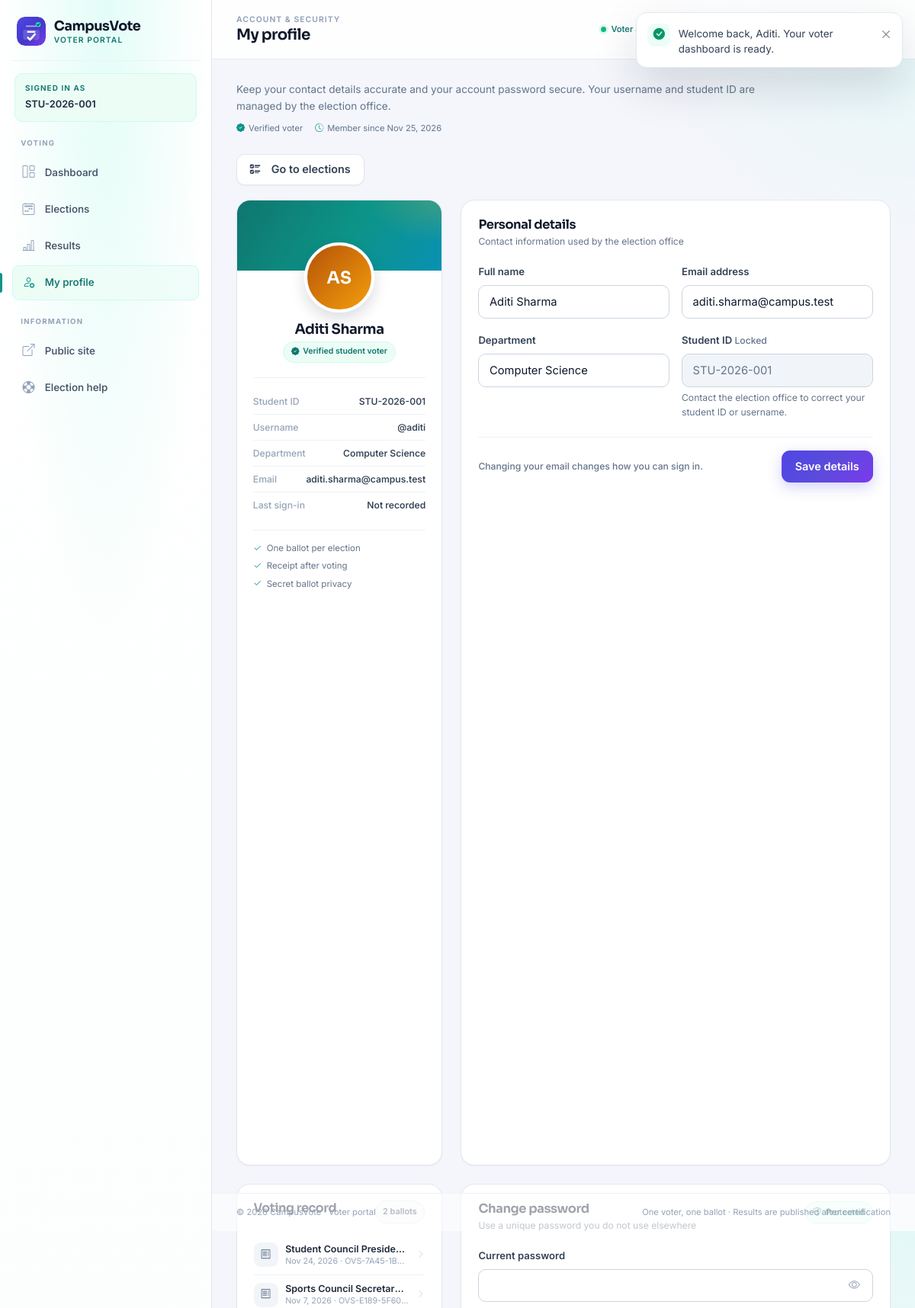
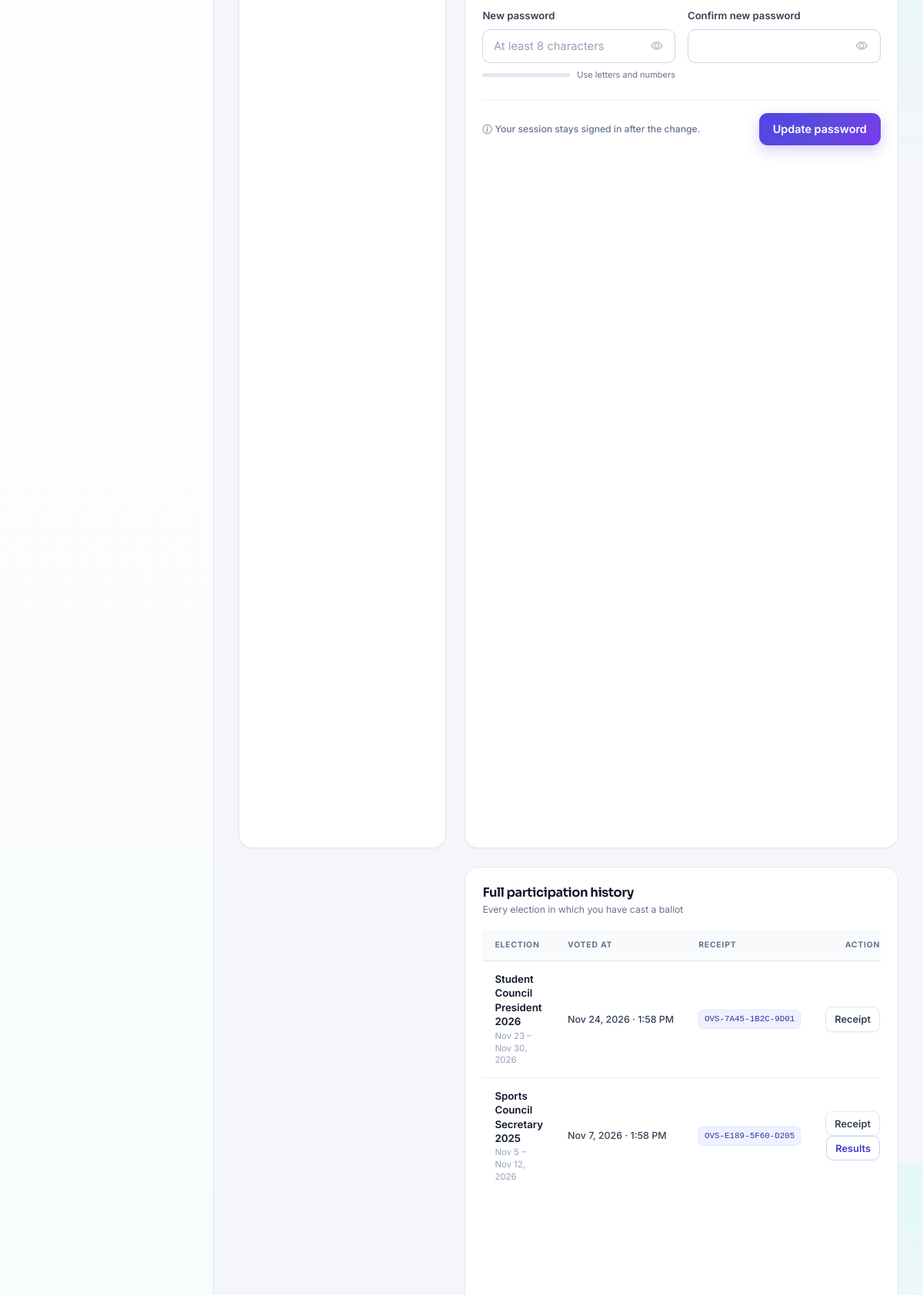
Screenshot of /voter/profile.php (signed in, upper part) with the database file from the repository (2 pictures, top to bottom).
### tables this page shows
CREATE TABLE `voters` (
    `id`            INT UNSIGNED NOT NULL AUTO_INCREMENT,
    `full_name`     VARCHAR(100) NOT NULL,
    `username`      VARCHAR(50)  NOT NULL,
    `email`         VARCHAR(150) NOT NULL,
    `student_id`    VARCHAR(30)  NOT NULL,
    `department`    VARCHAR(100) NOT NULL,
    `password_hash` VARCHAR(255) NOT NULL,
    `is_active`     TINYINT(1)   NOT NULL DEFAULT 1,
    `last_login_at` DATETIME     NULL,
    `created_at`    DATETIME     NOT NULL DEFAULT CURRENT_TIMESTAMP,
    `updated_at`    DATETIME     NOT NULL DEFAULT CURRENT_TIMESTAMP
                                 ON UPDATE CURRENT_TIMESTAMP,
    PRIMARY KEY (`id`),
    UNIQUE KEY `uq_voters_username` (`username`),
    UNIQUE KEY `uq_voters_email` (`email`),
    UNIQUE KEY `uq_voters_student_id` (`student_id`),
    KEY `idx_voters_is_active` (`is_active`),
    KEY `idx_voters_created_at` (`created_at`)
);

CREATE TABLE `vote_participation` (
    `id`           BIGINT UNSIGNED NOT NULL AUTO_INCREMENT,
    `voter_id`     INT UNSIGNED NOT NULL,
    `election_id`  INT UNSIGNED NOT NULL,
    `receipt_code` VARCHAR(24) NOT NULL,
    `cast_at`      DATETIME NOT NULL DEFAULT CURRENT_TIMESTAMP,
    PRIMARY KEY (`id`),
    UNIQUE KEY `uq_participation_voter_election` (`voter_id`, `election_id`),
    UNIQUE KEY `uq_participation_receipt` (`receipt_code`),
    KEY `idx_participation_election` (`election_id`),
    KEY `idx_participation_cast_at` (`cast_at`),
    CONSTRAINT `fk_participation_voter`
        FOREIGN KEY (`voter_id`) REFERENCES `voters` (`id`)
        ON DELETE RESTRICT ON UPDATE CASCADE,
    CONSTRAINT `fk_participation_election`
        FOREIGN KEY (`election_id`) REFERENCES `elections` (`id`)
        ON DELETE RESTRICT ON UPDATE CASCADE
);

CREATE TABLE `elections` (
    `id`                INT UNSIGNED NOT NULL AUTO_INCREMENT,
    `title`             VARCHAR(150) NOT NULL,
    `description`       TEXT         NULL,
    `start_at`          DATETIME     NOT NULL,
    `end_at`            DATETIME     NOT NULL,
    `status`            ENUM('draft','active','closed') NOT NULL DEFAULT 'draft',
    `results_published` TINYINT(1)   NOT NULL DEFAULT 0,
    `created_by`        INT UNSIGNED NULL,
    `created_at`        DATETIME     NOT NULL DEFAULT CURRENT_TIMESTAMP,
    `updated_at`        DATETIME     NOT NULL DEFAULT CURRENT_TIMESTAMP
                                     ON UPDATE CURRENT_TIMESTAMP,
    PRIMARY KEY (`id`),
    KEY `idx_elections_status_window` (`status`, `start_at`, `end_at`),
    KEY `idx_elections_results` (`results_published`),
    KEY `fk_elections_admin` (`created_by`),
    CONSTRAINT `fk_elections_admin`
        FOREIGN KEY (`created_by`) REFERENCES `admins` (`id`)
        ON DELETE SET NULL ON UPDATE CASCADE,
    CONSTRAINT `chk_elections_window` CHECK (`end_at` > `start_at`)
);

### voter/profile.php (the view, shortened to what the rows shown need)
<?php
$voter = Auth::requireVoter();
$pdo = Database::connection();
$voterId = (int) $voter['id'];
$profileForm = [
    'full_name'  => $voter['full_name'],
    'email'      => $voter['email'],
    'department' => $voter['department'],
];
$profileErrors = [];
$historyStmt = $pdo->prepare(
    'SELECT p.*, e.title AS election_title, e.status AS election_status, e.start_at, e.end_at, e.results_published
     FROM vote_participation p
     JOIN elections e ON e.id = p.election_id
     WHERE p.voter_id = ?
     ORDER BY p.cast_at DESC, p.id DESC'
);
$historyStmt->execute([$voterId]);
$history = $historyStmt->fetchAll();
require_once dirname(__DIR__) . '/includes/voter_header.php';
?>
<div class="voter-page-intro">
    <div>
        <div class="voter-page-intro__meta">
            <span><i class="bi bi-patch-check-fill" aria-hidden="true"></i>Verified voter</span>
            <span><i class="bi bi-clock-history" aria-hidden="true"></i>Member since <?= e(format_date($voter['created_at'])) ?></span>
        </div>
    </div>
</div>
<div class="row g-4 profile-grid">
    <div class="col-lg-4">
        <section class="profile-summary profile-summary--voter">
            <div class="profile-summary__body">
                <?= avatar_markup((string) $voter['full_name'], null, 'avatar--xl profile-summary__avatar') ?>
                <h2><?= e($voter['full_name']) ?></h2>
                <span class="profile-summary__role"><i class="bi bi-patch-check-fill" aria-hidden="true"></i>Verified student voter</span>
                <dl class="profile-summary__details">
                    <div><dt>Student ID</dt><dd><?= e($voter['student_id']) ?></dd></div>
                    <div><dt>Username</dt><dd>@<?= e($voter['username']) ?></dd></div>
                    <div><dt>Department</dt><dd><?= e($voter['department']) ?></dd></div>
                    <div><dt>Email</dt><dd><?= e($voter['email']) ?></dd></div>
                    <div><dt>Last sign-in</dt><dd><?= e($voter['last_login_at'] ? format_datetime($voter['last_login_at']) : 'Not recorded') ?></dd></div>
                </dl>
                <div class="profile-summary__permissions">
                    <span><i class="bi bi-check2" aria-hidden="true"></i>One ballot per election</span>
                    <span><i class="bi bi-check2" aria-hidden="true"></i>Receipt after voting</span>
                    <span><i class="bi bi-check2" aria-hidden="true"></i>Secret ballot privacy</span>
                </div>
            </div>
        </section>
        <section class="voter-side-card mt-4">
            <div class="voter-side-card__header">
                <h2>Voting record</h2>
            </div>
            <?php if ($history): ?>
                <div class="compact-list">
                    <?php foreach (array_slice($history, 0, 4) as $record): ?>
                        <a class="compact-list__item compact-list__item--link" href="<?= e(url('voter/receipt.php?id=' . (int) $record['id'])) ?>">
                            <span class="compact-list__icon"><i class="bi bi-receipt" aria-hidden="true"></i></span>
                            <div class="compact-list__meta">
                                <strong><?= e($record['election_title']) ?></strong>
                                <span><?= e(format_date($record['cast_at'])) ?> · <?= e($record['receipt_code']) ?></span>
                            </div>
                            <i class="bi bi-chevron-right" aria-hidden="true"></i>
                        </a>
                    <?php endforeach; ?>
                </div>
            <?php else: ?>
                <div class="empty-state empty-state--tiny">
                    <p>You have not voted yet. Your participation receipts will appear here.</p>
                </div>
            <?php endif; ?>
        </section>
    </div>
    <div class="col-lg-8">
        <section class="panel">
            <div class="panel__header">
                <div>
                    <h2 class="panel__title">Personal details</h2>
                </div>
            </div>
            <form method="post" action="<?= e(url('voter/profile.php')) ?>" data-loading-form>
                <div class="row g-3">
                    <div class="col-md-6">
                        <label for="full_name" class="form-label">Full name</label>
                        <input type="text" class="form-control<?= field_invalid($profileErrors, 'full_name') ?>" id="full_name" name="full_name"
                               value="<?= e($profileForm['full_name']) ?>" required minlength="2" maxlength="100">
                    </div>
                    <div class="col-md-6">
                        <label for="email" class="form-label">Email address</label>
                        <input type="email" class="form-control<?= field_invalid($profileErrors, 'email') ?>" id="email" name="email"
                               value="<?= e($profileForm['email']) ?>" required maxlength="150">
                    </div>
                    <div class="col-md-6">
                        <label for="department" class="form-label">Department</label>
                        <input type="text" class="form-control<?= field_invalid($profileErrors, 'department') ?>" id="department" name="department"
                               value="<?= e($profileForm['department']) ?>" required minlength="2" maxlength="100">
                    </div>
                    <div class="col-md-6">
                        <label for="student_id" class="form-label">Student ID <span class="form-hint">Locked</span></label>
                        <input type="text" class="form-control" id="student_id" value="<?= e($voter['student_id']) ?>" disabled>
                        <div class="form-text">Contact the election office to correct your student ID or username.</div>
                    </div>
                </div>
            </form>
        </section>
        <section class="panel mt-4">
            <div class="panel__header">
                <div>
                    <h2 class="panel__title">Change password</h2>
                </div>
            </div>
        </section>
        <section class="panel mt-4">
            <div class="panel__header">
                <div>
                    <h2 class="panel__title">Full participation history</h2>
                </div>
            </div>
            <?php if ($history): ?>
                <div class="table-responsive">
                    <table class="table app-table align-middle mb-0">
                        <thead>
                            <tr>
                                <th scope="col">Election</th>
                                <th scope="col">Voted at</th>
                                <th scope="col">Receipt</th>
                                <th scope="col" class="text-end">Action</th>
                            </tr>
                        </thead>
                        <tbody>
                            <?php foreach ($history as $record): ?>
                                <tr>
                                    <td>
                                        <div class="table-primary">
                                            <strong><?= e($record['election_title']) ?></strong>
                                            <span><?= e(format_date($record['start_at'], 'M j')) ?> – <?= e(format_date($record['end_at'])) ?></span>
                                        </div>
                                    </td>
                                    <td><span class="table-date"><?= e(format_datetime($record['cast_at'], 'M j, Y · g:i A')) ?></span></td>
                                    <td><code class="receipt-chip"><?= e($record['receipt_code']) ?></code></td>
                                    <td class="text-end">
                                        <a class="btn btn-sm btn-light" href="<?= e(url('voter/receipt.php?id=' . (int) $record['id'])) ?>">Receipt</a>
                                        <?php if ((int) $record['results_published'] === 1): ?>
                                            <a class="btn btn-sm btn-outline-brand" href="<?= e(url('voter/results.php?election_id=' . (int) $record['election_id'])) ?>">Results</a>
                                        <?php endif; ?>
                                    </td>
                                </tr>
                            <?php endforeach; ?>
                        </tbody>
                    </table>
                </div>
            <?php endif; ?>
        </section>
    </div>
</div>
<?php require_once dirname(__DIR__) . '/includes/voter_footer.php'; ?>

### includes/voter_sidebar.php (shortened to what the rows shown need)
<?php
$voter = $voter ?? Auth::requireVoter();
?>
<aside class="app-sidebar app-sidebar--voter" id="appSidebar" aria-label="Voter navigation">
    <div class="sidebar-context sidebar-context--voter">
        <span class="sidebar-context__label">Signed in as</span>
        <span class="sidebar-context__value"><?= e($voter['student_id'] ?? '') ?></span>
    </div>
            <?= avatar_markup((string) $voter['full_name'], null, 'avatar--sm') ?>
</aside>

### includes/functions.php (shortened to what the rows shown need)
<?php
function e(mixed $value): string
{
    return htmlspecialchars((string) $value, ENT_QUOTES | ENT_SUBSTITUTE, 'UTF-8');
}
function url(string $path = ''): string
{
    $path = ltrim($path, '/');
    return BASE_URL . '/' . $path;
}
function format_datetime(?string $datetime, string $format = 'M j, Y · g:i A'): string
{
    try {
        return (new DateTimeImmutable($datetime, new DateTimeZone(APP_TIMEZONE)))->format($format);
    } catch (Exception) {
        return '—';
    }
}
function format_date(?string $datetime, string $format = 'M j, Y'): string
{
    return format_datetime($datetime, $format);
}
function initials(string $name): string
{
    $parts = preg_split('/\s+/u', trim($name)) ?: [];
    $parts = array_values(array_filter($parts, static fn ($part) => $part !== ''));
    $first = mb_strtoupper(mb_substr($parts[0], 0, 1));
    $last = count($parts) > 1 ? mb_strtoupper(mb_substr($parts[count($parts) - 1], 0, 1)) : '';
    return $first . $last;
}
function avatar_background(string $seed): string
{
    $palettes = [
        'linear-gradient(135deg, #4f46e5, #7c3aed)',
        'linear-gradient(135deg, #0f766e, #14b8a6)',
        'linear-gradient(135deg, #b45309, #f59e0b)',
        'linear-gradient(135deg, #be123c, #fb7185)',
        'linear-gradient(135deg, #1d4ed8, #38bdf8)',
        'linear-gradient(135deg, #6d28d9, #c084fc)',
        'linear-gradient(135deg, #047857, #84cc16)',
        'linear-gradient(135deg, #9a3412, #fb923c)',
    ];
    $index = abs(crc32(mb_strtolower($seed))) % count($palettes);
    return $palettes[$index];
}
function avatar_markup(string $name, ?string $photoUrl = null, string $extraClass = ''): string
{
    $safePhoto = safe_photo_url($photoUrl);
    $class = trim('avatar ' . $extraClass);
    $style = e(avatar_background($name));
    $html = '<span class="' . e($class) . '" style="background:' . $style . '" aria-hidden="true">';
    $html .= '<span class="avatar__initials">' . e(initials($name)) . '</span>';
    $html .= '</span>';
    return $html;
}
function safe_photo_url(?string $url): ?string
{
    $url = trim((string) $url);
    if ($url === '') {
        return null;
    }
    $scheme = strtolower((string) parse_url($url, PHP_URL_SCHEME));
    return in_array($scheme, ['http', 'https'], true) ? $url : null;
}
function field_invalid(array $errors, string $field): string
{
    return isset($errors[$field]) ? ' is-invalid' : '';
}

### rows the page displays
voters: student "STU-2026-001", created_at "Nov 25, 2026", full_name "AS", full_name "Aditi Sharma", username "aditi", department "Computer Science", email "aditi.sharma@campus.test", last_login_at "Not recorded"
vote_participation: election.title "Student Council Preside…", cast_at "Nov 24, 2026", receipt_code "OVS-7A45-1B…", election.title "Student Council President 2026", election.start_at "Nov 23", election.end_at "Nov 30, 2026", cast_at "Nov 24, 2026 · 1:58 PM", receipt_code "OVS-7A45-1B2C-9D01"
vote_participation: election.title "Sports Council Secretar…", cast_at "Nov 7, 2026", receipt_code "OVS-E189-5F60…", election.title "Sports Council Secretary 2025", election.start_at "Nov 5", election.end_at "Nov 12, 2026", cast_at "Nov 7, 2026 · 1:58 PM", receipt_code "OVS-E189-5F60-D205"

### other values shown
$flash['message'] "Welcome back, Aditi. Your voter dashboard is ready."
APP_NAME "CampusVote"
$item['label'] "Dashboard"
$item['label'] "Elections"
$item['label'] "Results"
$item['label'] "My profile"
$pageEyebrow "ACCOUNT & SECURITY"
$pageTitle "My profile"
count($history) "2"
